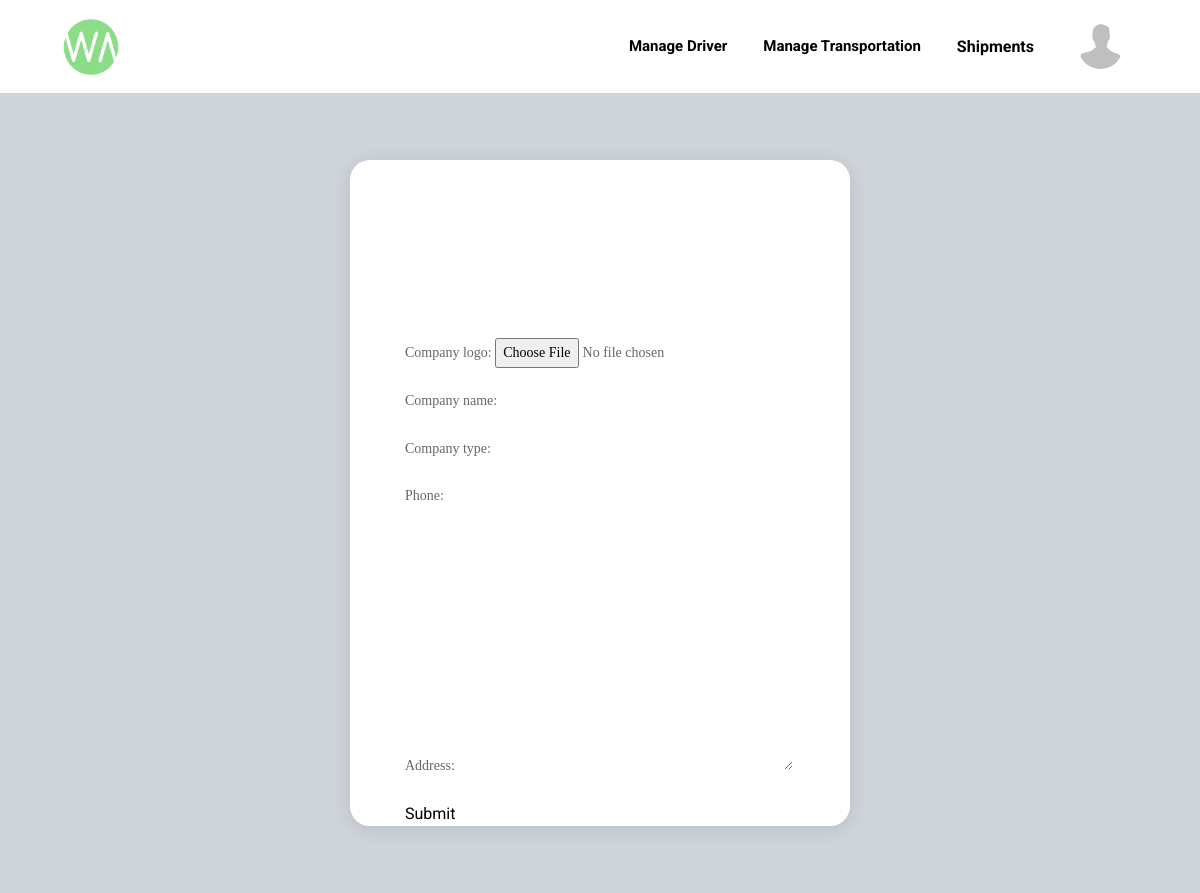
Before: /customer/profile_edit/ (signed in) with the older database file.
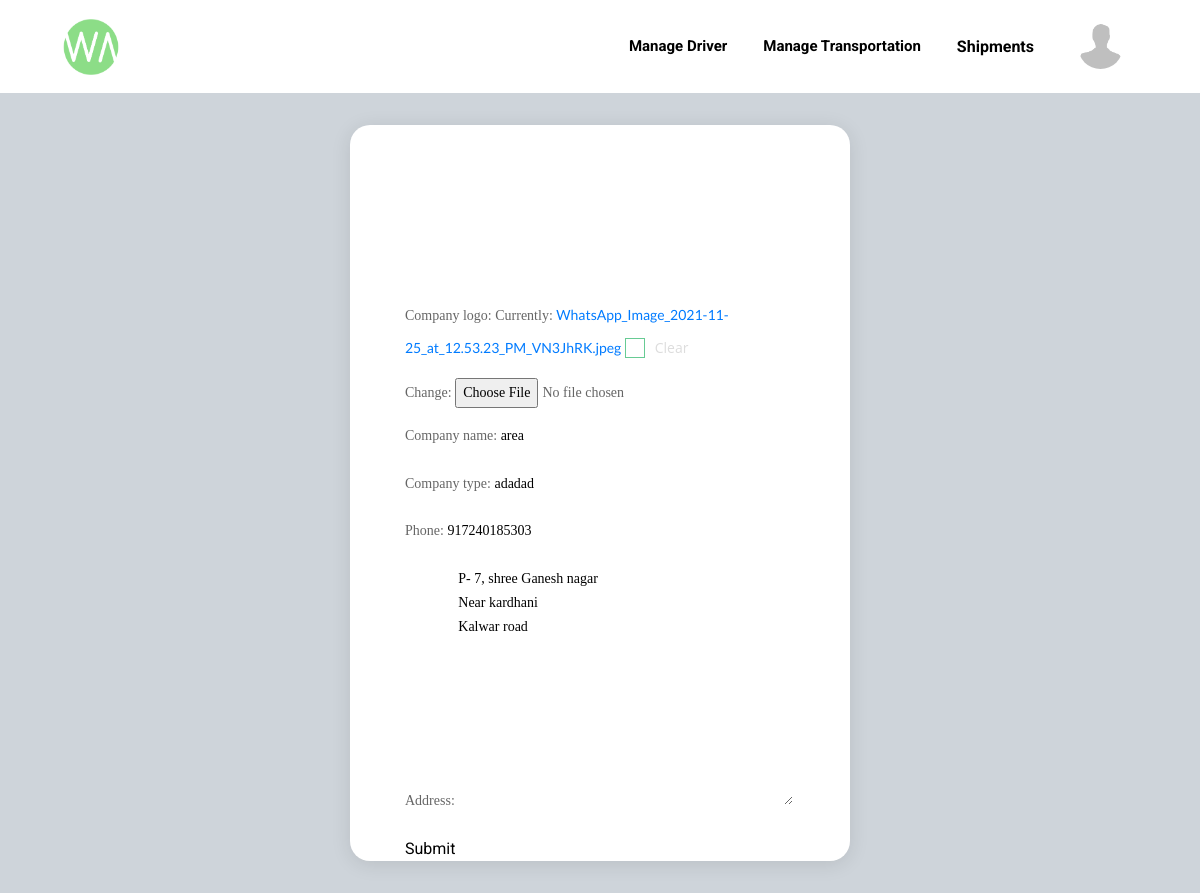
After: the same page with the newer database file.
### Customer/models.py (models this page shows)
class Customer_profile(models.Model):
    cust = models.ForeignKey(customer, on_delete=models.CASCADE)
    phone_regex = RegexValidator(regex=r'^\+?1?\d{9,15}$',
                                 message="Please enter valid phone number. Correct format is 91XXXXXXXX")
    phone = models.CharField(validators=[phone_regex], max_length=20, blank=True)
    company_type = models.CharField(max_length=250, blank=True, )
    company_name = models.CharField(max_length=250, blank=True, )
    company_logo = models.ImageField(blank=True, )
    address = models.TextField(null=True)

### Customer/views.py (the view)
# urls.py: path('profile_edit/', ProfileEdit, name='ProfileEdit'),
def ProfileEdit(request):
    user = request.user
    c = customer.objects.get(user=request.user)
    if c is not None:
        try:
            cp = Customer_profile.objects.get(cust=c)
        except Customer_profile.DoesNotExist:
            cp = None
        if cp is None:
            if request.method == 'POST':
                form = Profile(request.POST or None, request.FILES or None)
                if form.is_valid():
                    f = form.save(commit=False)
                    f.cust = c
                    f.save()
            form = Profile()
        else:
            if request.method == "POST":
                form = Profile(request.POST, request.FILES, instance=cp)
                if form.is_valid():
                    form.save()
                    return redirect('customer:profile')
            form = Profile(instance=cp)
        return render(request, 'partner_company/EditProfile.html', {'form': form})
    else:
        return redirect('/')

### Customer/forms.py
class Profile(forms.ModelForm):
    class Meta:
        model = Customer_profile
        fields = [
            'company_logo',
            'company_name',
            'company_type',
            'phone',
            'address'
        ]

### templates/partner_company/EditProfile.html (shortened to what this page needs)
{% load static %}
<!DOCTYPE html>
<html lang="en">
<head>
	<link rel="stylesheet" type="text/css" href="vendor/bootstrap/css/bootstrap.min.css">
	<link rel="stylesheet" type="text/css" href="fonts/font-awesome-4.7.0/css/font-awesome.min.css">
	<link rel="stylesheet" type="text/css" href="vendor/animate/animate.css">
	<link rel="stylesheet" type="text/css" href="vendor/css-hamburgers/hamburgers.min.css">
	<link rel="stylesheet" type="text/css" href="vendor/animsition/css/animsition.min.css">
	<link rel="stylesheet" type="text/css" href="vendor/select2/select2.min.css">
	<link rel="stylesheet" type="text/css" href="vendor/daterangepicker/daterangepicker.css">
	<link rel="stylesheet" type="text/css" href="{% static 'css/util.css'%}">
	<link rel="stylesheet" type="text/css" href=" {% static 'css/main.css' %}">
<link rel="stylesheet" href="https://maxcdn.bootstrapcdn.com/bootstrap/4.0.0/css/bootstrap.min.css">
    <link rel="stylesheet" href="{% static 'css/style12.css' %}">
	<link rel="stylesheet" href="https://cdnjs.cloudflare.com/ajax/libs/font-awesome/4.7.0/css/font-awesome.css"/>
</head>
<body>
	<header>
		<div class="container">
			<div class="row">
				<div class="col-md-12 col-12">
					<div class="top-navbar">
						<nav class="navbar navbar-expand-lg ">
  <a class="" href="{% url 'partner_company:partner_company_home' %}"><img src="{% static 'images/green.png' %} " width="60" height="60"></a>
  <div class="collapse navbar-collapse" id="navbarSupportedContent">
	<ul class="navbar-nav ml-auto">
	  <li class="nav-item">
          <a class="nav-link" href="{% url 'partner_company:ManageDriver' %}"><b>Manage Driver</b></a>
      </li>
        <li class="nav-item">
            <a class="nav-link" href="{% url 'partner_company:ManageTruck' %}"><b>Manage Transportation</b></a>
      </li>
        <li class="nav-item">
            <div class="dropdown"><button class="dropbtn nav-link" style="color:black;"><b>Shipments</b></button>
            </div></li>
         <li class="nav-item">
<div class="dropdown">
  <button class="dropbtn">{% if cp.company_logo %}<img src="{{cp.company_logo.url}}">{% else %}<img src="{% static 'images/profile/avatar.png' %}">{% endif %}</button>
</div>
         </li>
	 </ul>
  </div>
</nav>
					</div>
				</div>
			</div>
		</div>
	</header>
	<div class="limiter">
		<div class="container-login100">
			<div class="wrap-login100">
<form class="login100-form validate-form p-l-55 p-r-55 p-t-178" method="post" enctype="multipart/form-data">
    {{form.as_p}}
    <button type="submit">Submit</button>
</form>
			</div>
		</div>
	</div>
</body>
</html>

### static/css/main.css (style rules this page uses)
* { margin: 0px; padding: 0px; box-sizing: border-box; }
body, html { height: 100%; font-family: Ubuntu-Regular, sans-serif; }
a { font-family: Ubuntu-Regular; font-size: 14px; line-height: 1.7; color: #666666; margin: 0px; transition: all 0.4s; -webkit-transition: all 0.4s; -o-transition: all 0.4s; -moz-transition: all 0.4s; }
p { font-family: Ubuntu-Regular; font-size: 14px; line-height: 1.7; color: #666666; margin: 0px; }
ul, li { margin: 0px; list-style-type: none; }
input { outline: none; border: none; }
textarea { outline: none; border: none; }
button { outline: none !important; border: none; background: transparent; }
.limiter { width: 100%; margin: 0 auto; }
.container-login100 { width: 100%; min-height: 100vh; display: -webkit-box; display: -webkit-flex; display: -moz-box; display: -ms-flexbox; display: flex; flex-wrap: wrap; justify-content: center; align-items: center; padding: 15px; position: relative; background-color: #ced4da; }
.wrap-login100 { width: 500px; background: #fff; border-radius: 20px; overflow: hidden; box-shadow: 0 3px 20px 0px rgba(0, 0, 0, 0.1); -moz-box-shadow: 0 3px 20px 0px rgba(0, 0, 0, 0.1); -webkit-box-shadow: 0 3px 20px 0px rgba(0, 0, 0, 0.1); -o-box-shadow: 0 3px 20px 0px rgba(0, 0, 0, 0.1); -ms-box-shadow: 0 3px 20px 0px rgba(0, 0, 0, 0.1); }
.login100-form { width: 100%; position: relative; }

### static/css/style12.css (style rules this page uses)
* { margin: 0; padding: 0; box-sizing: border-box; }
body { font-family: 'Roboto', sans-serif; color: #62646a; width: 100%; }
a { font-family: 'Lato', sans-serif; }
header { box-shadow: 10px 10px 50px 0px rgba(0, 0, 0, 0.12); }
header ul.navbar-nav li.nav-item a { font-size: 15px; line-height: 23.44px; font-weight: 500; font-family: 'Roboto'; color: #000; }
li.nav-item { margin-right: 20px; }
li.nav-item:last-child { margin-right: 0; }
li.nav-item img { width: 45px; height: 45px; border-radius: 50%; }
ul.navbar-nav { align-items: center; }
input[type="checkbox"]+label { display: inline-block; position: relative; padding-left: 30px; margin-bottom: 20px; font: 14px/20px 'Open Sans', Arial, sans-serif; color: #ddd; cursor: pointer; -webkit-user-select: none; -moz-user-select: none; -ms-user-select: none; }
input[type="checkbox"]+label:before { content: ''; display: block; width: 20px; height: 20px; border: 1px solid rgba(3, 168, 78, 1); position: absolute; left: 0; top: 0; opacity: .6; -webkit-transition: all .12s, border-color .08s; transition: all .12s, border-color .08s; }

### templates/partner_company/EditProfile.html (style rules this page uses)
.dropbtn { background-color: #FFFFFF; color: white; padding: 16px; font-size: 16px; border: none; }
.dropdown { position: relative; display: inline-block; }

Changed rows visible on the page:
added Customer_profile: company_name "area", company_type "adadad", phone "917240185303", address "P- 7, shree Ganesh nagar Near kardhani Kalwar road"
Other visible differences:
text no longer shown: "Company logo: Company name: Company type: Phone: Address:"
text now shown: "Company logo: Currently: WhatsApp_Image_2021-11-25_at_12.53.23_PM_VN3JhRK.jpeg Clear Change: Company name: Company type: Phone: Address:"
